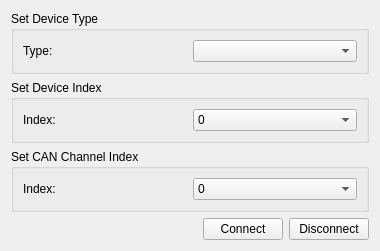
<?xml version="1.0" encoding="UTF-8"?>
<ui version="4.0">
 <class>LCcpSettingsWidget</class>
 <widget class="QWidget" name="LCcpSettingsWidget">
  <property name="geometry">
   <rect>
    <x>0</x>
    <y>0</y>
    <width>380</width>
    <height>226</height>
   </rect>
  </property>
  <property name="windowTitle">
   <string>Form</string>
  </property>
  <layout class="QVBoxLayout" name="verticalLayout">
   <item>
    <widget class="QGroupBox" name="parametersBox_3">
     <property name="title">
      <string>Set Device Type</string>
     </property>
     <layout class="QGridLayout" name="gridLayout_4">
      <item row="0" column="0">
       <widget class="QLabel" name="baudRateLabel_2">
        <property name="text">
         <string>Type:</string>
        </property>
       </widget>
      </item>
      <item row="0" column="1">
       <widget class="QComboBox" name="devTypeBox">
        <property name="currentText">
         <string/>
        </property>
        <property name="currentIndex">
         <number>-1</number>
        </property>
       </widget>
      </item>
     </layout>
    </widget>
   </item>
   <item>
    <widget class="QGroupBox" name="parametersBox">
     <property name="title">
      <string>Set Device Index</string>
     </property>
     <layout class="QGridLayout" name="gridLayout_2">
      <item row="0" column="0">
       <widget class="QLabel" name="baudRateLabel">
        <property name="text">
         <string>Index:</string>
        </property>
       </widget>
      </item>
      <item row="0" column="1">
       <widget class="QComboBox" name="devIndexBox">
        <property name="currentText">
         <string>0</string>
        </property>
        <property name="currentIndex">
         <number>0</number>
        </property>
        <item>
         <property name="text">
          <string>0</string>
         </property>
        </item>
        <item>
         <property name="text">
          <string>1</string>
         </property>
        </item>
        <item>
         <property name="text">
          <string>2</string>
         </property>
        </item>
        <item>
         <property name="text">
          <string>3</string>
         </property>
        </item>
        <item>
         <property name="text">
          <string>4</string>
         </property>
        </item>
        <item>
         <property name="text">
          <string>5</string>
         </property>
        </item>
        <item>
         <property name="text">
          <string>6</string>
         </property>
        </item>
       </widget>
      </item>
     </layout>
    </widget>
   </item>
   <item>
    <widget class="QGroupBox" name="parametersBox_2">
     <property name="title">
      <string>Set CAN Channel Index</string>
     </property>
     <layout class="QGridLayout" name="gridLayout_3">
      <item row="0" column="0">
       <widget class="QLabel" name="Label_2">
        <property name="text">
         <string>Index:</string>
        </property>
       </widget>
      </item>
      <item row="0" column="1">
       <widget class="QComboBox" name="channelIndexBox">
        <property name="currentText">
         <string>0</string>
        </property>
        <property name="currentIndex">
         <number>0</number>
        </property>
        <item>
         <property name="text">
          <string>0</string>
         </property>
        </item>
        <item>
         <property name="text">
          <string>1</string>
         </property>
        </item>
       </widget>
      </item>
     </layout>
    </widget>
   </item>
   <item>
    <spacer name="verticalSpacer">
     <property name="orientation">
      <enum>Qt::Vertical</enum>
     </property>
     <property name="sizeHint" stdset="0">
      <size>
       <width>20</width>
       <height>0</height>
      </size>
     </property>
    </spacer>
   </item>
   <item>
    <layout class="QHBoxLayout" name="horizontalLayout">
     <item>
      <spacer name="horizontalSpacer">
       <property name="orientation">
        <enum>Qt::Horizontal</enum>
       </property>
       <property name="sizeHint" stdset="0">
        <size>
         <width>96</width>
         <height>20</height>
        </size>
       </property>
      </spacer>
     </item>
     <item>
      <widget class="QPushButton" name="buttonConnect">
       <property name="text">
        <string>Connect</string>
       </property>
      </widget>
     </item>
     <item>
      <widget class="QPushButton" name="buttonDisconnect">
       <property name="text">
        <string>Disconnect</string>
       </property>
      </widget>
     </item>
    </layout>
   </item>
  </layout>
 </widget>
 <resources/>
 <connections/>
</ui>
